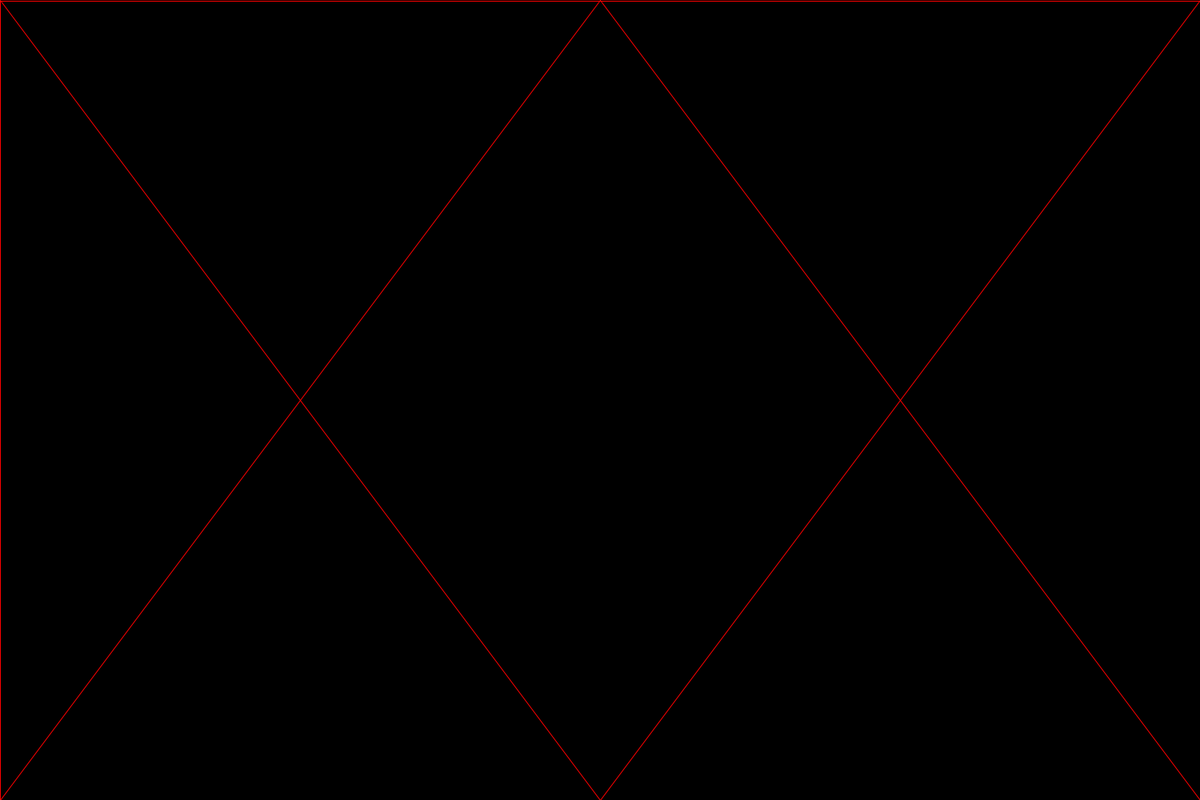
Frame 1 (no input)
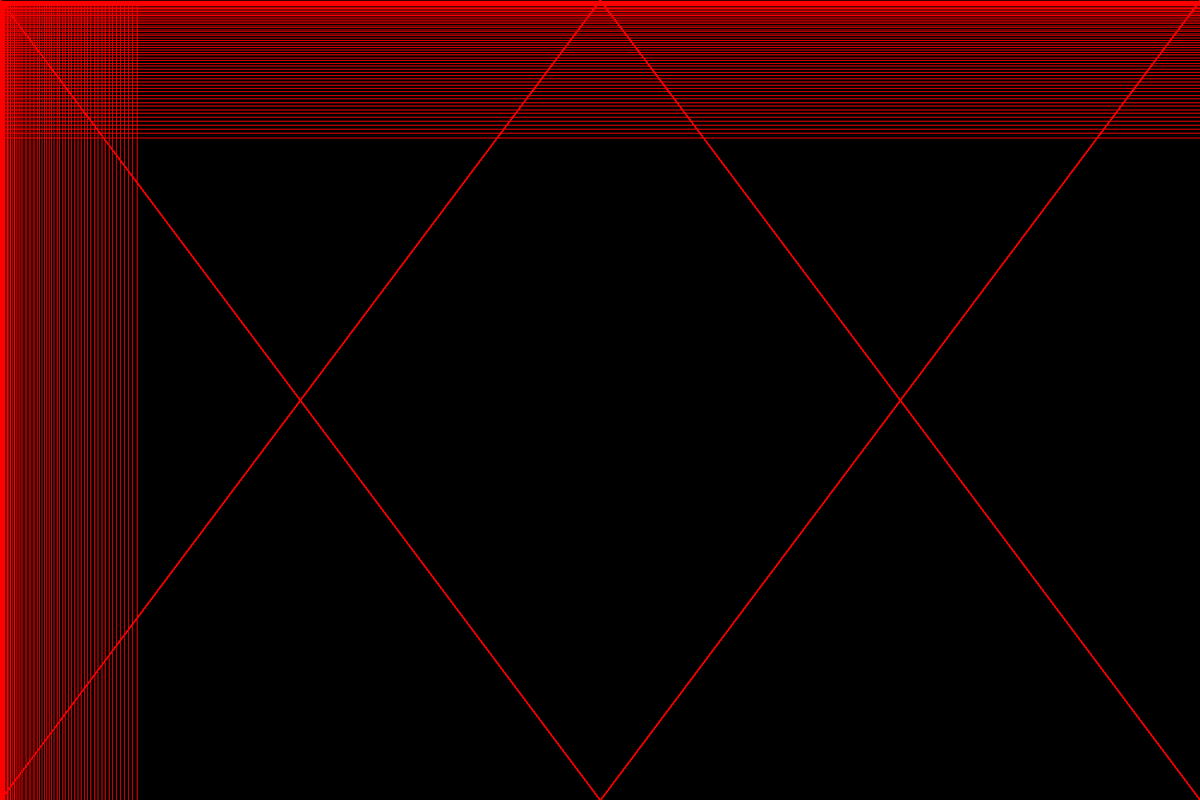
Frame 60 (the mouse pressed at the canvas centre just before this capture)
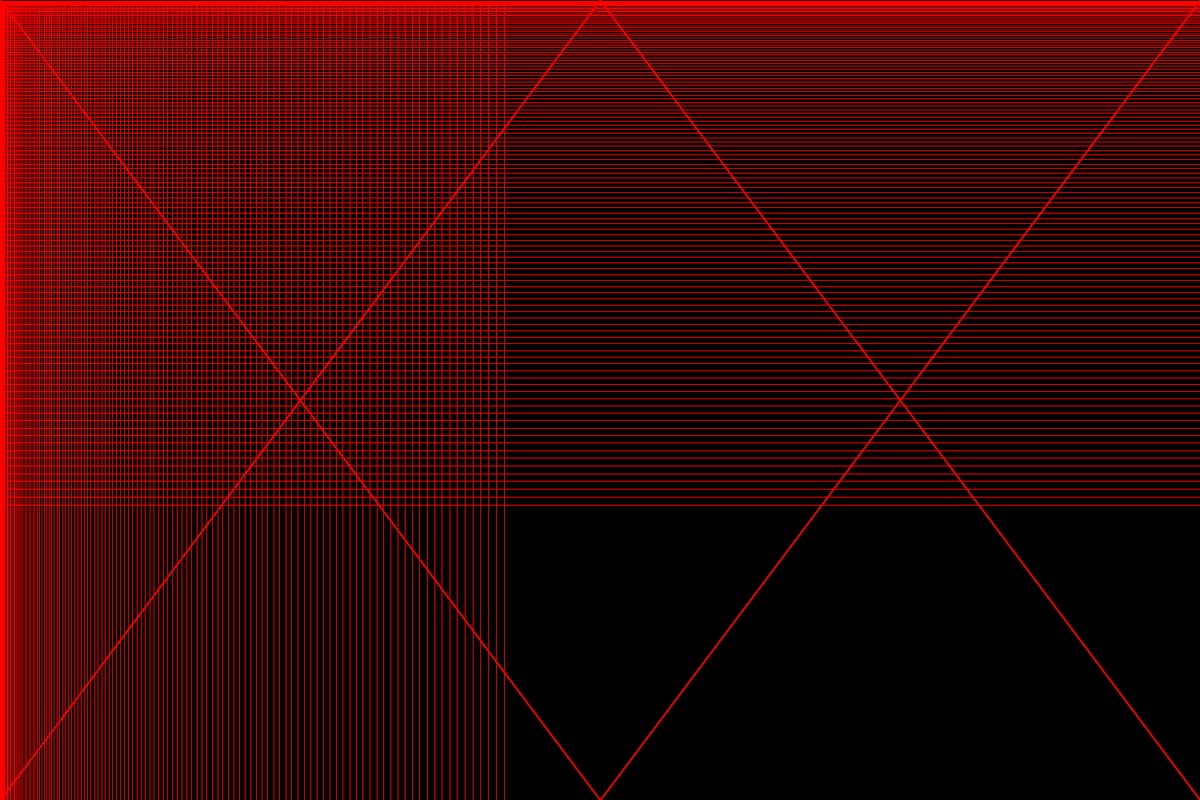
Frame 120 (the mouse held since frame 60 and released just before this capture)

The Processing sketch that drew these frames (run headless with seeded random() and noise(); from frame 60 on, the mouse is pressed at the canvas centre):

// Processing sketch: Ephemera_Red_Grid_Random_Lines
// ── Ephemera_Red_Grid_Random_Lines.pde

float x,y,x2,step,step2;

void setup(){
  size(1500,1000);
  background(0);  
  x = 0;
  x2 = width;
  y = 1;
  step = 0;
  step2 = .5;
}

void draw(){
  stroke(255,0,0);
  line(x,y+step,width,y+step);
  line(x+step,y,x+step,height);
  step2 = step2+.08;
  step = step+step2;
  line(width/2,0,0,height);
  line(width/2,0,width,height);
  line(width/2,height,0,0);
  line(width/2,height,width,0);
  //line(width/2,0,width/2,height);
  if (step >= width){
  line(random(0,width), random(0,height),random(0,width), random(0,height));
  line(0,0,random(0,1000),height);
  line(width,0,random(500,1500),height);
  line(0,height,random(0,1000),0);
  line(width,height,random(500,1500),0);
  }


}
